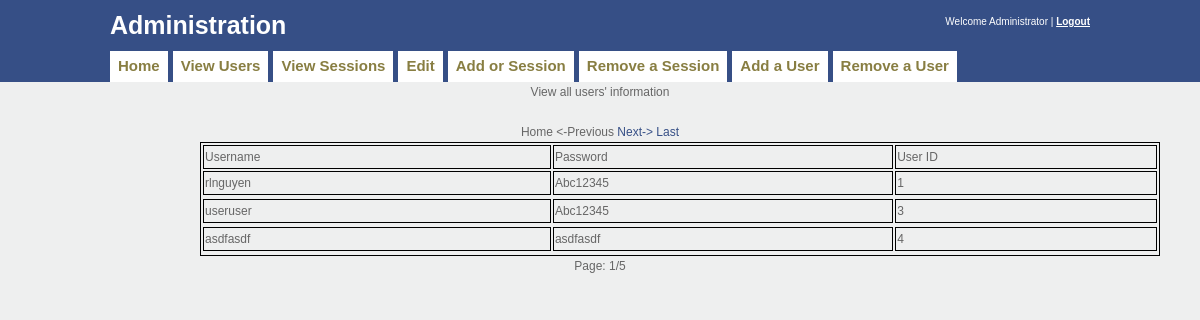
Screenshot of /viewpage.php with the database file from the repository.
### tables this page shows
CREATE TABLE `entity_users` (
  `user_id` int(11) NOT NULL AUTO_INCREMENT,
  `user_username` varchar(30) NOT NULL,
  `user_password` varchar(30) NOT NULL,
  `user_type` varchar(10) NOT NULL DEFAULT 'user',
  PRIMARY KEY (`user_id`)
);

### viewpage.php (the view, shortened to what this page needs)
<!doctype html>
<html lang="en">
<head>
	<link rel="stylesheet" href="style2.css" type="text/css" media="all" />
</head>
<body>
	<div id="header">
		<div class="shell">
			<div id="head">
				<h1><a href="admin.html">Administration</a></h1>
				<div class="right">
					<p>
						Welcome Administrator |
                                                <a href="index.php"><strong> Logout</strong></a>
					</p>
				</div>
			</div>
			<div id="navigation">
				<ul>
				    <li><a href="admin.html" class="active"><span>Home</span></a></li>
                                    <li><a href="viewpage.php" class="active"><span>View Users</span></a></li>
				    <li><a href="viewsessions.php" class="active"><span>View Sessions</span></a></li>
                                    <li><a href="edit.php" class="active"><span>Edit</span></a></li>
				    <li><a href="addsession.php" class="active"><span>Add or Session</span></a></li>
				    <li><a href="removesession.php" class="active"><span>Remove a Session</span></a></li>
				    <li><a href="adduser.php" class="active"><span>Add a User</span></a></li>
				    <li><a href="removeuser.php" class="active"><span>Remove a User</span></a></li>
				</ul>
			</div>
		</div>
	</div>
    <div>
        <p align="center">View all users' information<br><br>
    </div>
    <?php
        if(isset($_GET['page'])){
            $page=$_GET['page'];
        }
        else{
            $page=1;
        }
        $pagesize=5;
        $conn= new mysqli("localhost","root","","timelogger");
        $query=("select count(1) from entity_users");
        $result = $conn->query($query);
        $row=mysqli_fetch_row($result);
        $recordcount=$row[0];
        if($recordcount==0)
            $pagecount=0;
        else if($recordcount<$pagesize ||$recordcount==$pagesize){
                $pagecount=5;
            }
        else if($recordcount%$pagesize==0){
                $pagecount=$recordcount/$pagesize;
            }
        else
                $pagecount=(int)($recordcount/$pagesize)+1;
    ?>
    <table id="view">
        <tr>
            <td>Username</td>
            <td>Password</td>
            <td>User ID</td>
        </tr>
    <?php
    $sql=($page-1)*$pagesize;
    $result_=$conn->query("select * from entity_users limit {$sql},{$pagesize}");
    while($row=mysqli_fetch_row($result_))
    {
        echo("<tr />");
        echo("<td>$row[1]</td>");
        echo("<td>$row[2]</td>");
        echo("<td>$row[0]</td>");
    }
    ?>
        <div>
            <p align="center">
            <?php
        if($page==1){
        echo("Home"." ");
    }
    else
        echo("<a href=viewpage.php?page=1>Home </a>");
    if($page==1){
         echo("<-Previous"." ");
    }
    else
        echo("<a href=viewpage.php?page=".($page-1)."><-Previous </a>");
    if($page==$pagecount){
        echo("Next->"." ");
    }
    else
        echo("<a href=viewpage.php?page=".($page+1).">Next-> </a>");
    if($page==$pagecount){
        echo("Last");
    }
    else
        echo("<a href=viewpage.php?page=".$pagecount.">Last</a>");
    ?>
            </p>
    </div>
    </table>
    <div>
        <p align="center">
        <?php
        echo("Page: ".$page."/".$pagecount."<br />");
        ?>
        </p>
    </div>
</body>
</html>

### style2.css (style rules this page uses)
* { padding:0; margin:0; outline:0; }
body { font-family: Verdana, Arial, sans-serif; font-size:12px; line-height:20px; color:#666; background:#eeefef; }
.right { float:right; display:inline; }
a { color:#364f86; text-decoration: none; cursor:pointer; }
.shell { width:980px; margin:0 auto; }
h1 { font-family: Verdana, Arial, sans-serif; padding-bottom:8px; }
h1 { font-size:18px; line-height:22px; }
#header { background:#364f86; height:82px; }
#header h1 { float:left; white-space:nowrap; padding-top:8px; font-size:25px; line-height:35px; color:black; }
#header a { color:#fff }
#header #head { height:43px; overflow:hidden; }
#header .right { color:#fff; white-space:nowrap; font-size:10px; }
#header .right p { padding-top:12px; }
#header .right a strong { text-decoration: underline; }
#navigation { height:31px; }
#navigation ul { list-style-type: none; padding-top:8px; font-size:15px; }
#navigation ul li { float:left; display:inline; margin-right:5px; }
#navigation ul li a, #navigation ul li a span { float:left; display:inline; height:31px; padding:0 0 0 8px; background-color: white; }
#navigation ul li a span { padding:0 8px 0 0; background-position:right 0; }
#navigation ul li a { color:#ddadab; line-height:29px; }
#navigation ul li a.active { font-weight: bold; }
#navigation ul li a:hover, #navigation ul li a.active { background-position:0 bottom; color:#887e42; }
#navigation ul li a:hover span, #navigation ul li a.active span { background-position:right bottom; }
#view { position:relative; left:200px; width:80%; border:1px solid black; }
#view th, td { padding:1px; border:1px solid black; }

### rows the page displays
entity_users: user_username "rlnguyen", user_password "Abc12345", user_id "1"
entity_users: user_username "useruser", user_password "Abc12345", user_id "3"
entity_users: user_username "asdfasdf", user_password "asdfasdf", user_id "4"

### other values shown
$page "1"
$pagecount "5"
